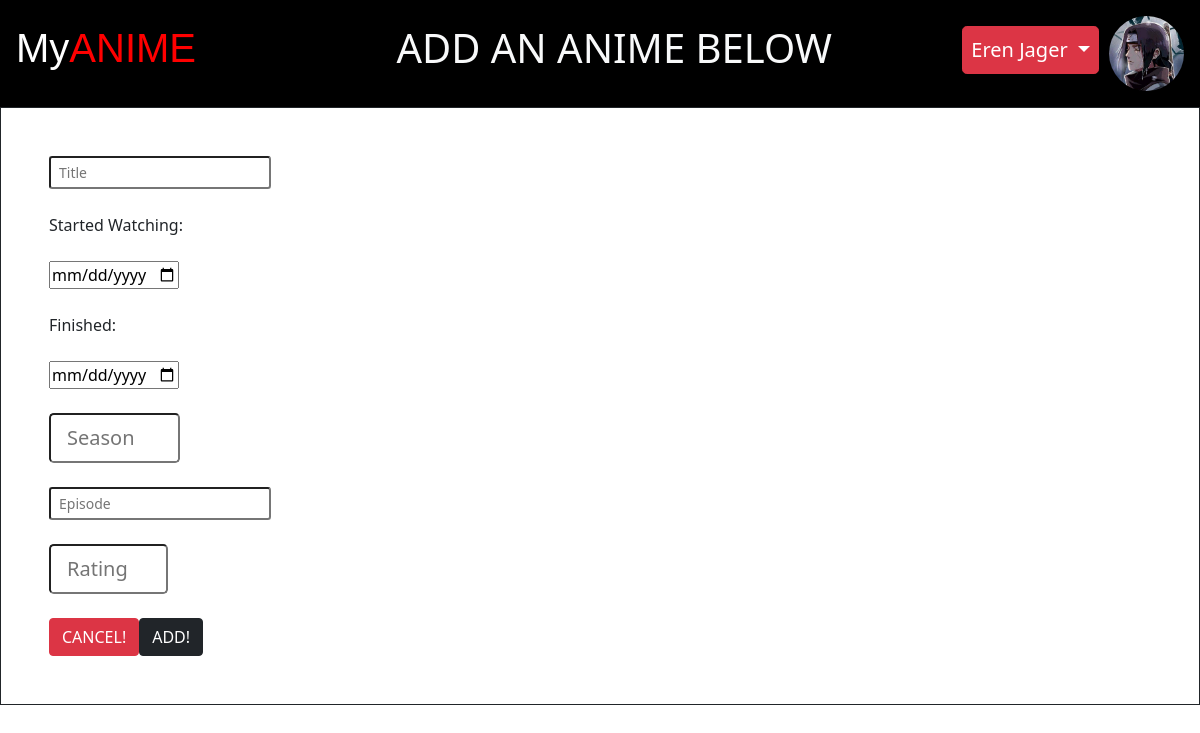
Page /anime/new (signed in) on the committed database.
### anime_list_app/models.py (models this page shows)
class User(models.Model):
    first_name = models.CharField(max_length=25)
    last_name = models.CharField(max_length=25)
    email = models.CharField(max_length=45)
    user_name = models.CharField(max_length=45)
    pfp = models.TextField()
    password = models.CharField(max_length=45)
    created_at = models.DateTimeField(auto_now_add=True)
    updated_at = models.DateTimeField(auto_now=True)
    objects = UserManager()

### anime_list_app/views.py (the view)
# urls.py: path('anime/new', views.create_page),
def create_page(request):
    user_info= User.objects.get(id=request.session['userid'])
    all_users= User.objects.all()
    context = {
        "user_info" : user_info,
        "all_users" : all_users,
    }
    return render(request, "create.html", context)

### anime_list_app/templates/create.html (shortened to what this page needs)
<!DOCTYPE html>
<html lang="en">
<head>
    {% load static %}
    <link rel="stylesheet" href="{% static 'css/index.css' %}">
    <link href="https://cdn.jsdelivr.net/npm/bootstrap@5.0.0-beta3/dist/css/bootstrap.min.css" rel="stylesheet"
>
</head>
<body>
    <div class="header-login d-flex justify-content-between p-2">
        <header class="mt-2 p-2">
            <a class="text-decoration-none" href='/'>
                <h1 class="h1_color header-color">My<span style="color:red">ANIME</span></h1>
            </a>
        </header>
        <h1 class="p-3 text-light center-header-text">
            ADD AN ANIME BELOW
        </h1>
        <div class="d-flex p-2">
            <div class="dropdown dropdown-spacing">
                <a class="p-2 btn btn-danger btn-lg dropdown-toggle" href="#" role="button" id="dropdownMenuLink"
                    data-toggle="dropdown" aria-haspopup="true" aria-expanded="false">
                    {{user_info.user_name}}
                </a>
            </div>
            <a href="/editProfile/{{user_info.id}}"><img class='pfp-border resize-pfp' src="{% static '' %}{{user_info.pfp}}" alt="profpic"></a>
        </div>
    </div>
    <div class="border border-dark p-5">
        <form action="/create_new" method="POST">
            <input class="form-control-sm" type="text" id="title" name="title" placeholder='Title'><br> <br>
            <label for="start_date">Started Watching:</label> <br> <br>
            <input type="date" id="start_date" name="start_date" max="2025-12-31"><br><br>
            <label for="end_date">Finished:</label> <br> <br>
            <input type="date" id="end_date" name="end_date" max="2050-12-31"><br><br>
            <input class="form-control-lg" type="number" min="1" max="20" id="season" name="season" placeholder='Season'><br> <br>
            <input class="form-control-sm" type="text" id="episode" name="episode" placeholder='Episode'><br> <br>
            <input class="form-control-lg" type="number" min="1" max="5" id="rating" name="rating" placeholder='Rating'><br> <br>
            <div class="d-flex">
                <a class="btn btn-danger" href="/dashboard">CANCEL!</a>
                <button type="submit" name="submit" class="btn btn-dark">ADD!</button>
            </div>
        </form>
    </div>
</body>
</html>

### anime_list_app/static/css/index.css (style rules this page uses)
.resize-pfp { width:75px; height:75px; }
.pfp-border { width: 75px; height: 75px; overflow: hidden; -webkit-border-radius: 75%; -moz-border-radius: 75%; -ms-border-radius: 75%; -o-border-radius: 75%; border-radius: 75%; border-color:red solid 1px; }
.header-login { display: flex; justify-content: space-between; padding:15px; background:black; }
body { background-image: url("paper.gif"); background-color: #cccccc; }
.h1_color { font-family: Arial, Helvetica, sans-serif; }
.header-color { color:white; }
.dropdown-spacing { margin-top: 10px; margin-right:10px; }
.center-header-text { margin-left:70px; }

### rows in the picture
User: user_name "Eren Jager", pfp (picture)
